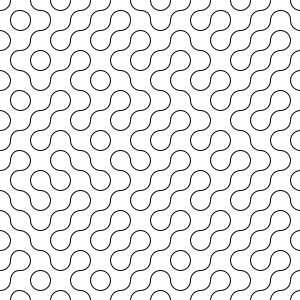
Frame 1 (no input)
Frame 60 (the mouse pressed at the canvas centre just before this capture): identical to frame 1, image omitted
Frame 120 (the mouse held since frame 60 and released just before this capture): identical to frame 1, image omitted

The Processing sketch that drew this single still picture (run headless with seeded random() and noise(); from frame 60 on, the mouse is pressed at the canvas centre):

// Processing sketch: processing_166
// ── processing_166.pde

void setup(){
  size(300,300);
  smooth();
  noFill();
  strokeWeight(1);
  render();
}

void draw(){}
void keyPressed() {
  switch(key){
  case '+': strokeWeight(g.strokeWeight+1);break;
  case '-': strokeWeight(max(g.strokeWeight-1,0));break;
  }
  render();
}
void render(){
  background(255);
  for(int i=0; i< 15; i++){
    for(int j=0; j < 15; j++){
      pushMatrix();
      translate(i*20, j*20);
      if(random(3)>1){
        arc(0, 0, 20, 20, 0, PI/2);
        arc(20, 20, 20, 20,PI, TWO_PI-PI/2);
      }
      else{
        arc(20, 0, 20, 20, PI/2, PI);
        arc(0, 20, 20, 20, TWO_PI-PI/2, TWO_PI);
      }
      popMatrix();
    }
  }
}
